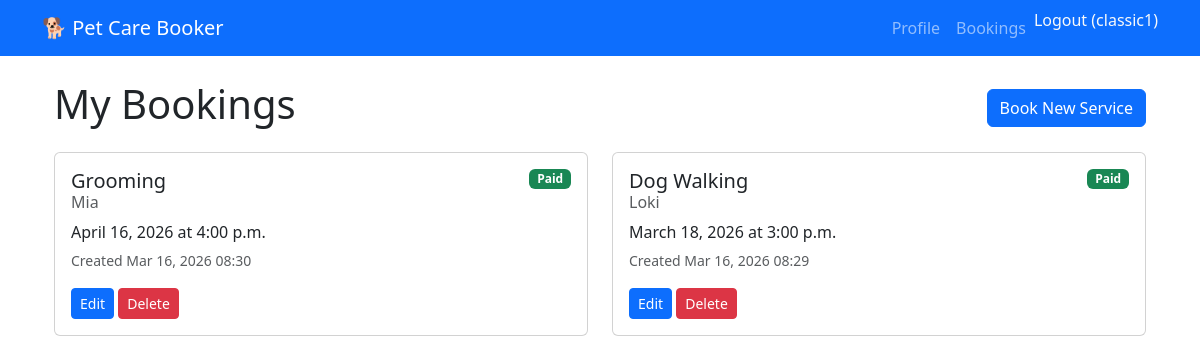
/accounts/bookings/ (signed in), run on an earlier commit of the app's database.
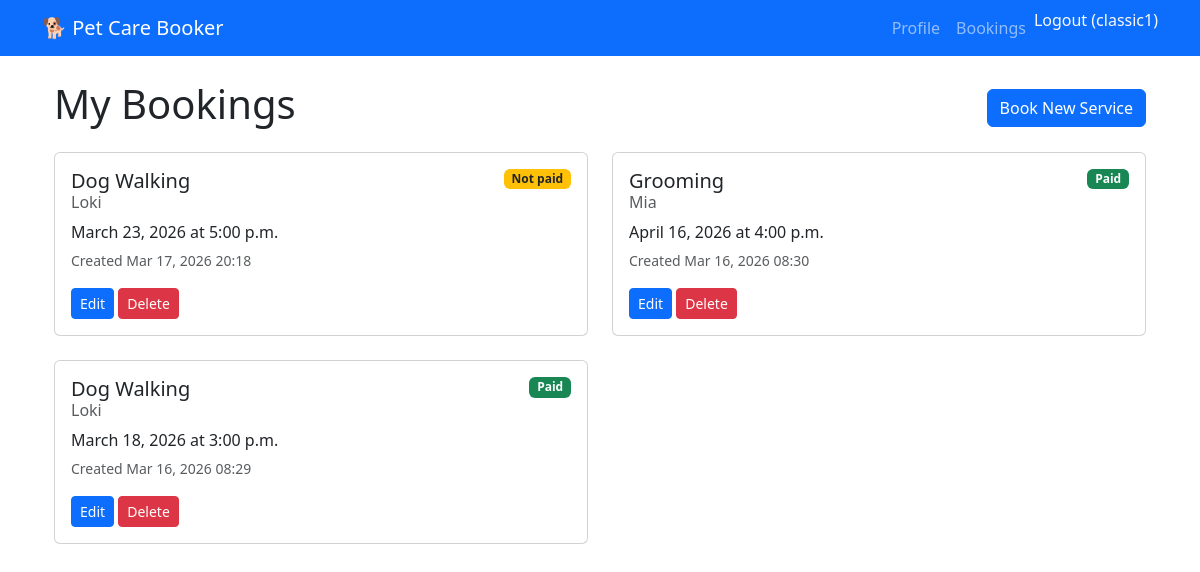
And on a later commit of the database.
### accounts/models.py (models this page shows, shortened)
class Booking(models.Model):
    SERVICE_CHOICES = [
        ('dog_walking', 'Dog Walking'),
        ('grooming', 'Grooming'),
        ('boarding', 'Boarding'),
    ]
    user = models.ForeignKey(User, on_delete=models.CASCADE)
    service = models.CharField(max_length=20, choices=SERVICE_CHOICES)
    pet_name = models.CharField(max_length=100)
    date = models.DateField()
    time = models.TimeField()
    notes = models.TextField(blank=True)
    created = models.DateTimeField(auto_now_add=True)
    paid = models.BooleanField(default=False)  # <-- TRACKS PAID STATUS
    stripe_payment_intent = models.CharField(max_length=200, blank=True, null=True)  # Stripe payment ID
    amount_paid = models.DecimalField(max_digits=10, decimal_places=2, null=True, blank=True)  # £25.00

### accounts/views.py (the view)
# urls.py: path('bookings/', views.UserBookingsView.as_view(), name='bookings'),
class UserBookingsView(LoginRequiredMixin, ListView):
    model = Booking
    template_name = "accounts/bookings.html"
    context_object_name = "bookings"
    paginate_by = 10
    login_url = "login"
    redirect_field_name = "next"
    def get_queryset(self):
        return Booking.objects.filter(user=self.request.user).order_by("-created")
    def get_context_data(self, **kwargs):
        context = super().get_context_data(**kwargs)
        context["user"] = self.request.user
        return context

### accounts/templates/accounts/bookings.html (shortened to what this page needs)
{% extends "accounts/base.html" %}
{% block content %}
<div class="container mt-4">
  <div class="d-flex justify-content-between align-items-center mb-3">
    <h1>My Bookings</h1>
    <a href="{% url 'book' %}" class="btn btn-primary">Book New Service</a>
  </div>
  {% if bookings %}
    <div class="row">
      {% for booking in bookings %}
        <div class="col-md-6 mb-4">
          <div class="card h-100">
            <div class="card-body">
              <div class="d-flex justify-content-between align-items-start mb-2">
                <div>
                  <h5 class="card-title mb-1">
                    {{ booking.get_service_display }}
                  </h5>
                  <h6 class="card-subtitle text-muted">
                    {{ booking.pet_name }}
                  </h6>
                </div>
                {% if booking.paid %}
                  <span class="badge bg-success">Paid</span>
                {% else %}
                  <span class="badge bg-warning text-dark">Not paid</span>
                {% endif %}
              </div>
              <p class="card-text mb-1">
                {{ booking.date|date:"F j, Y" }}
                at
                {{ booking.time|time:"g:i a" }}
              </p>
              <p class="card-text">
                <small class="text-muted">
                  Created {{ booking.created|date:"M d, Y" }} {{ booking.created|time:"H:i" }}
                </small>
              </p>
              <div class="mt-2">
                <a href="{% url 'booking-update' booking.id %}" class="btn btn-sm btn-primary">
                  Edit
                </a>
                <a href="{% url 'booking-delete' booking.id %}" class="btn btn-sm btn-danger">
                  Delete
                </a>
              </div>
            </div>
          </div>
        </div>
      {% endfor %}
    </div>
  {% else %}
    <div class="text-center py-5">
      <h3>You have no bookings yet</h3>
      <p class="text-muted">Book your first pet care service!</p>
      <a href="{% url 'book' %}" class="btn btn-primary btn-lg">Book Now</a>
    </div>
  {% endif %}
</div>
{% endblock %}

### accounts/templates/accounts/base.html (shortened to what this page needs)
<!DOCTYPE html>
<html lang="en">
<head>
    <link href="https://cdn.jsdelivr.net/npm/bootstrap@5.3.3/dist/css/bootstrap.min.css" rel="stylesheet">
    {% load crispy_forms_tags %}
</head>
<body>
    <nav class="navbar navbar-expand-lg navbar-dark bg-primary">
        <div class="container">
            <a class="navbar-brand" href="{% url 'home' %}">🐕 Pet Care Booker</a>
            <div class="navbar-nav ms-auto">
                {% if user.is_authenticated %}
                    <a class="nav-link" href="{% url 'profile' %}">Profile</a>
                    <a class="nav-link" href="{% url 'bookings' %}">Bookings</a>
                    <form method="post" action="{% url 'logout' %}" class="d-inline">
                        <button type="submit" class="nav-link btn btn-link p-0 border-0 bg-transparent text-light logout-btn">
                            Logout ({{ user.username }})
                        </button>
                    </form>
                {% else %}
                    <a class="nav-link" href="{% url 'login' %}">Login</a>
                    <a class="nav-link" href="{% url 'signup' %}">Sign Up</a>
                {% endif %}
            </div>
        </div>
    </nav>
    <main class="container mt-4">
        {% block content %}
        {% endblock %}
    </main>
</body>
</html>

What changed in the data, as far as the page shows it:
added Booking: service "Dog Walking", pet_name "Loki", paid "Not paid", date "March 23, 2026", time "5:00 p.m.", created "Mar 17, 2026", created "20:18"
